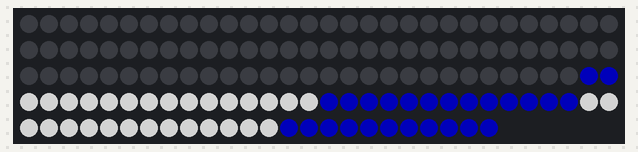
Recording of a sketch running on a simulated Arduino Nano, built with avr-gcc and run on an emulated ATmega328P. On the bench: 144 RGB LEDs in strip order, left to right, continuing on the next row. Dim RGB values are drawn brighter than linear; random numbers use the default seed unless the sketch sets one.

Above: at 0.1 s.

The sketch:

RGBSetDemo.ino
```cpp
#include <FastLED.h>

#define NUM_LEDS 144
#define LEFT_START 88
#define BOTTOM_START 106
#define RIGHT_START 117
#define TOP_START 135

const int LEFT_N = BOTTOM_START - LEFT_START; // 18
const int BOTTOM_N = RIGHT_START - BOTTOM_START;
const int RIGHT_N = TOP_START - RIGHT_START; // 18
const int TOP_N = NUM_LEDS - TOP_START;

const int SIDE_N = LEFT_N;
const int ROWS_N = SIDE_N + 2;

const int TOP_PAGE_SHOW = 3;
const int PAGE_N = 12;

CRGBArray<NUM_LEDS> leds;

// namespace this to let Arduino see it
namespace phone {
    struct Row {
        int leds;
        int * positions;
    };
}

phone::Row rows[ROWS_N];

const int hue_variance = 40;
const int brightness = 180;
const int required_hue_difference = 50;

uint8_t previous_hue = 0;

uint8_t * hue[TOP_PAGE_SHOW + PAGE_N * 3]; // enough space to build up a full screenful of pages before it's needed
uint8_t * sat[TOP_PAGE_SHOW + PAGE_N * 3]; // enough space to build up a full screenful of pages before it's needed

void setup() {

    FastLED.addLeds<NEOPIXEL,6>(leds, NUM_LEDS);

    // set up locations of the LEDs in the 'rows' of the display.
    int * top_row = new int[TOP_N];
    for(int i=0; i<TOP_N; i++) {
        top_row[i] = TOP_START + i;
    }
    rows[0] = phone::Row{TOP_N, top_row};

    // intermediate rows, two LEDs each
    for(int i=0; i<SIDE_N; i++) {
        rows[1+i] = phone::Row{2, new int[2]{LEFT_START+i, RIGHT_START+RIGHT_N-i-1}};
    }

    int * bottom_row = new int[BOTTOM_N];
    for(int i=0; i<BOTTOM_N; i++) {
        bottom_row[i] = BOTTOM_START + i;
    }
    rows[SIDE_N+1] = phone::Row{BOTTOM_N, bottom_row};


}


// next:
// scroll by less than a screenful (~12, 3 each side?)
// s-curve the accellection, maybe overshoot and snap back
// blend the variation, use a variation delta instead?

// scroll speed linger time: linger on 'posts' they like (similar to heart colour)

void loop(){

    // choose a new base hue
    uint8_t next_hue;
    bool ok = false;
    while(!ok) {
        next_hue = random(256 - hue_variance);
        if(next_hue > previous_hue && next_hue - previous_hue > required_hue_difference) ok = true;
        if(next_hue < previous_hue && previous_hue - next_hue > required_hue_difference) ok = true;
    }


    // put that hue (+ variance) into third full page
    for (int i=0; i<PAGE_N; i++) {
        hue[PAGE_N + PAGE_N + TOP_PAGE_SHOW + i] = next_hue + random(hue_variance);
    }

    // add flapbook borders by setting hue and saturation
    sat[PAGE_N+PAGE_N+TOP_PAGE_SHOW] = 0;
    //hue[PAGE_N+PAGE_N+TOP_PAGE_SHOW] = 160; // blue
    sat[PAGE_N+PAGE_N+TOP_PAGE_SHOW + 1] = 0;
    sat[PAGE_N+PAGE_N+TOP_PAGE_SHOW + 2] = 0;
    //hue[PAGE_N+PAGE_N+TOP_PAGE_SHOW + 2] = 160; //blue
    //sat[PAGE_N+PAGE_N+TOP_PAGE_SHOW + 3] = 200;
    //hue[PAGE_N+PAGE_N+TOP_PAGE_SHOW + 3] = 160; //blue


    //sat[PAGE_N+PAGE_N+TOP_PAGE_SHOW + 4] = 0; //white
    //sat[PAGE_N+PAGE_N+TOP_PAGE_SHOW + 5] = 0; //white
    for (int i=3; i< PAGE_N; i++) {
        sat[PAGE_N + PAGE_N + TOP_PAGE_SHOW + i] = 255;
    }

    // scroll: put pageful of hues onto rows by moving pointer down and applying hues with short delays
    for (uint8_t top=0; top<=PAGE_N; top++) { // for each row of the page...
        for(uint8_t i=0; i<ROWS_N; i++) { // for each row of the display ...
            for(int led=0; led<rows[i].leds; led++) { // for each LED in the row ...
                if(i<3 || i>17) {
                    leds[rows[i].positions[led]] = CHSV(160, 255, brightness / 4 * 3); // set the LED's colour (flapbook border)
                    // leds[rows[i].positions[led]] = CHSV(145, 255, brightness); // set the LED's colour (twitflange border)
                } else {
                    leds[rows[i].positions[led]] = CHSV(hue[top+i], sat[top+i], brightness); // set the LED's colour
                }
            }

        }

        FastLED.delay(50);


    }


    // shuffle second page of hues and saturations into first page
    for(int i=0; i<PAGE_N + PAGE_N + TOP_PAGE_SHOW; i++) {
        hue[i] = hue[PAGE_N + i];
        sat[i] = sat[PAGE_N + i];
    }


    // long delay

    previous_hue = next_hue;
     FastLED.delay(1000);


/*

  static uint8_t hue = random(256);

  //fill_solid(&leds[LEFT_START], LEFT_N, CHSV(hue,255,255));
  //fill_solid(&leds[BOTTOM_START], BOTTOM_N, CHSV(hue, 255,255));
  //fill_solid(&leds[RIGHT_START], RIGHT_N, CHSV(hue, 255, 255));
  //fill_solid(&leds[TOP_START], TOP_N, CHSV(hue, 255, 255));

  //for(int i = TOP_START; i < NUM_LEDS; i++) {

    // let's set an led value
    //leds[i] = CHSV(hue,255,255);

  //}

  uint8_t next_hue = random(256);

  for(int i=0; i<= SIDE_N; i++)
  {
      fill_solid(&leds[LEFT_START], LEFT_N - i, CHSV(hue,255,255));
      fill_solid(&leds[LEFT_START+LEFT_N-i], i, CHSV(next_hue,255,255));

      if(i==1){
        fill_solid(&leds[BOTTOM_START], BOTTOM_N, CHSV(next_hue, 255,255));
      }
      fill_solid(&leds[RIGHT_START], i, CHSV(next_hue, 255, 255));
      fill_solid(&leds[RIGHT_START+i], RIGHT_N-i, CHSV(hue, 255, 255));

      if(i==SIDE_N){
        fill_solid(&leds[TOP_START], TOP_N, CHSV(next_hue, 255, 255));
        }

      FastLED.delay(30);

  }
    hue = next_hue;
    FastLED.delay(1000);
  */
}
```
